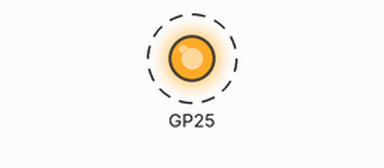
This sketch was run on a simulated Raspberry Pi Pico. Shown: output pins drawn as LEDs (lit = HIGH). Dashed ring = blinking.

Above: at 0.12 s.
Timing chart, 0 to 3.0 s (numbered marks = the images above):
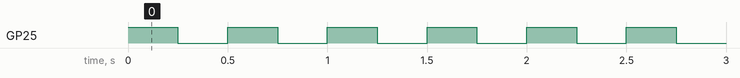

Measured:
- by itself, GP25: alternates HIGH for 0.25 s and LOW for 0.25 s

The sketch:

sdk_only_blink.ino
```cpp
// Milestone-2 proof: blinks the on-board LED using only pico-sdk calls,
// no Arduino API. Confirms the SDK bundle compiles, links and boots.
#include "hardware/gpio.h"
#include "pico/time.h"

void setup() {
    gpio_init(PICO_DEFAULT_LED_PIN);
    gpio_set_dir(PICO_DEFAULT_LED_PIN, GPIO_OUT);
}

void loop() {
    gpio_xor_mask(1u << PICO_DEFAULT_LED_PIN);
    sleep_ms(250);
}
```
